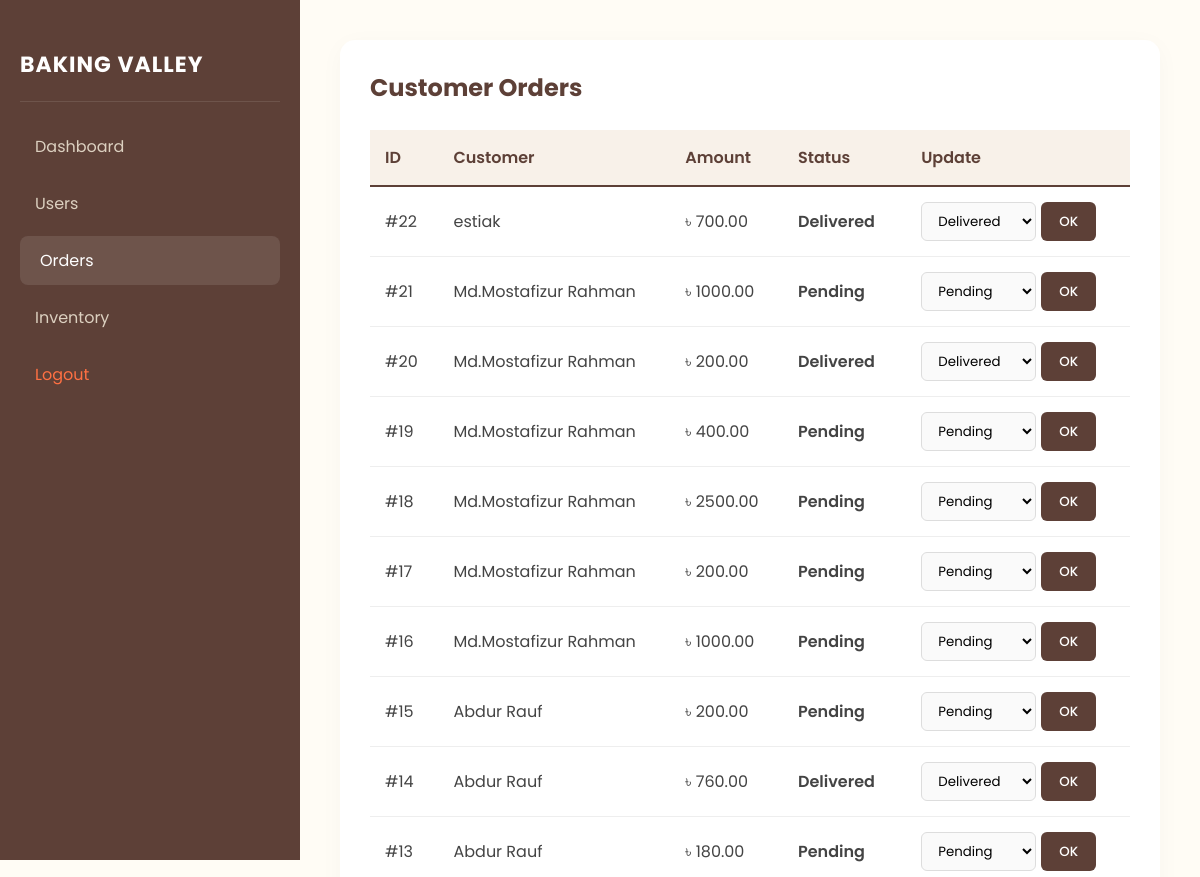
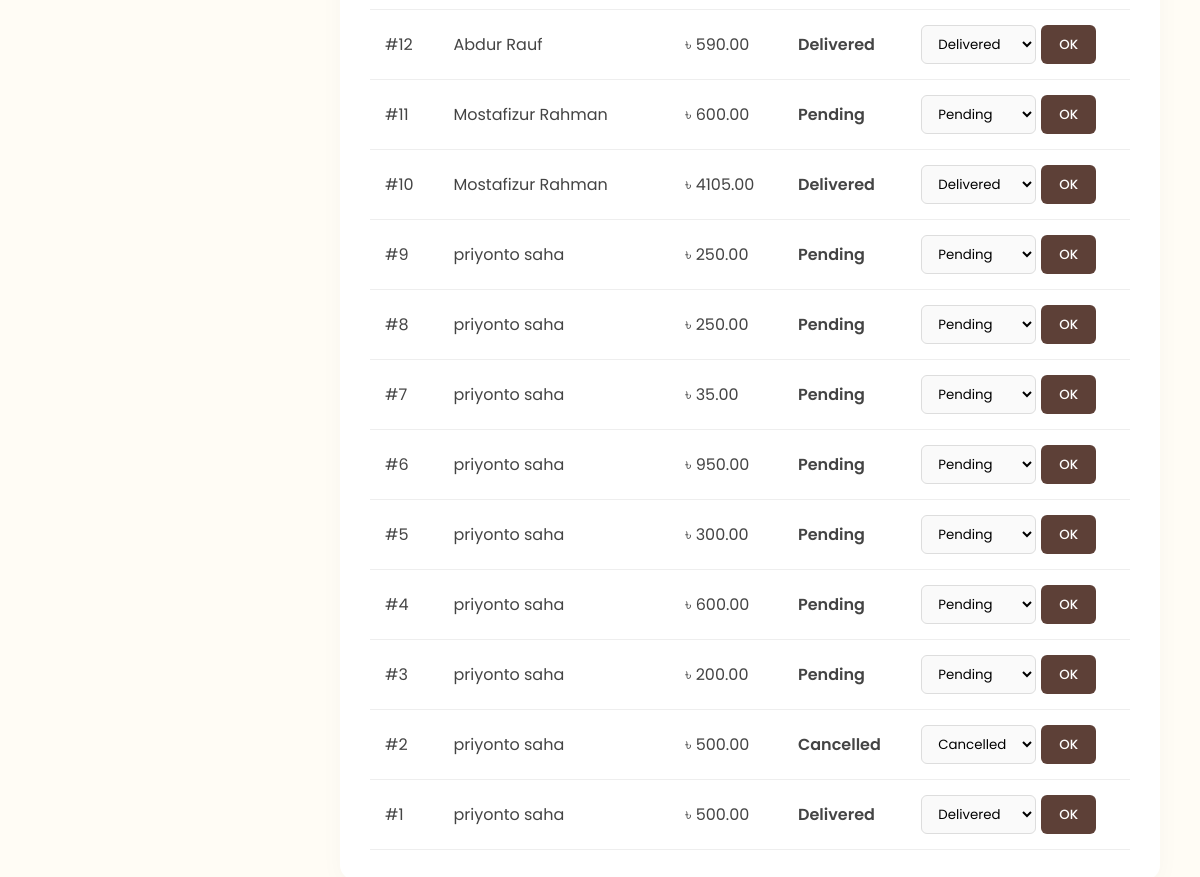
Page /View/customer_orders.php (signed in) on the committed database (2 pictures, top to bottom).
### tables this page shows
CREATE TABLE `orders` (
  `id` int(11) NOT NULL,
  `user_id` int(11) NOT NULL,
  `customer_name` varchar(255) NOT NULL,
  `total_amount` decimal(10,2) NOT NULL,
  `status` varchar(50) DEFAULT 'Pending',
  `created_at` timestamp NOT NULL DEFAULT current_timestamp(),
  `order_date` timestamp NOT NULL DEFAULT current_timestamp()
);

### View/customer_orders.php (the view, shortened to what this page needs)
<?php
include '../Model/db.php';
?>
<!DOCTYPE html>
<html>
<head>
    <link rel="stylesheet" href="../admin_style.css">
</head>
<body>
    <div class="sidebar">
        <h2>BAKING VALLEY</h2>
        <a href="admin.php">Dashboard</a>
        <a href="manage_users.php">Users</a>
        <a href="customer_orders.php" class="active">Orders</a>
        <a href="manage_inventory.php">Inventory</a>
        <a href="../Controller/logout.php" style="color:#ff7043">Logout</a>
    </div>
    <div class="main">
        <div class="card">
            <h2>Customer Orders</h2>
            <table class="order-table">
                <tr>
                    <th>ID</th>
                    <th>Customer</th>
                    <th>Amount</th>
                    <th>Status</th>
                    <th>Update</th>
                </tr>
                <?php
                $res = mysqli_query($conn, "SELECT * FROM orders ORDER BY id DESC");
                while($row = mysqli_fetch_assoc($res)) { ?>
                    <tr>
                        <td>#<?php echo $row['id']; ?></td>
                        <td><?php echo $row['customer_name']; ?></td>
                        <td>৳ <?php echo $row['total_amount']; ?></td>
                        <td><b><?php echo $row['status']; ?></b></td>
                        <td>
                            <form action="../Controller/update_status.php" method="POST" style="display:flex; gap:5px;">
                                <select name="status" class="status-select">
                                    <option value="Pending" <?php if($row['status']=='Pending') echo 'selected'; ?>>Pending</option>
                                    <option value="Delivered" <?php if($row['status']=='Delivered') echo 'selected'; ?>>Delivered</option>
                                    <option value="Cancelled" <?php if($row['status']=='Cancelled') echo 'selected'; ?>>Cancelled</option>
                                </select>
                                <button type="submit" name="update" class="btn">OK</button>
                            </form>
                        </td>
                    </tr>
                <?php } ?>
            </table>
        </div>
    </div>
</body>
</html>

### admin_style.css (style rules this page uses)
:root { --primary: #5d4037; --primary-hover: #4a332c; --bg: #fffcf5; --white: #ffffff; --border: #eeeeee; --text-muted: #dcd0c0; }
body { display: flex; margin: 0; font-family: 'Poppins', sans-serif; background: var(--bg); }
.sidebar { width: 260px; background: var(--primary); color: white; min-height: 100vh; padding: 30px 20px; position: fixed; }
.sidebar h2 { font-size: 22px; border-bottom: 1px solid rgba(255,255,255,0.1); padding-bottom: 20px; margin-bottom: 20px; letter-spacing: 1px; }
.sidebar a { display: block; color: var(--text-muted); padding: 12px 15px; text-decoration: none; border-radius: 8px; margin-bottom: 8px; transition: all 0.3s ease; }
.sidebar a:hover, .sidebar a.active { background: rgba(255,255,255,0.1); color: white; padding-left: 20px; }
.main { margin-left: 300px; padding: 40px; width: calc(100% - 300px); }
.card { background: var(--white); padding: 30px; border-radius: 15px; box-shadow: 0 5px 25px rgba(0,0,0,0.03); margin-bottom: 30px; }
.card h2 { color: var(--primary); margin-top: 0; margin-bottom: 25px; font-size: 24px; }
table { width: 100%; border-collapse: collapse; }
th { background: #f8f1e9; color: var(--primary); text-align: left; padding: 15px; font-weight: 600; border-bottom: 2px solid var(--primary); }
td { padding: 15px; border-bottom: 1px solid var(--border); color: #444; vertical-align: middle; }
.status-select { padding: 8px 12px; border-radius: 6px; border: 1px solid #ddd; font-family: 'Poppins', sans-serif; outline: none; background: #fafafa; }
.btn { background: var(--primary); color: white; padding: 8px 18px; border-radius: 6px; text-decoration: none; border: none; cursor: pointer; font-family: 'Poppins', sans-serif; font-weight: 500; transition: 0.3s; }
b { font-weight: 600; }

### rows in the picture
orders: id "22", customer_name "estiak", total_amount "700.00", status "Delivered"
orders: id "21", customer_name "Md.Mostafizur Rahman", total_amount "1000.00", status "Pending"
orders: id "20", customer_name "Md.Mostafizur Rahman", total_amount "200.00", status "Delivered"
orders: id "19", customer_name "Md.Mostafizur Rahman", total_amount "400.00", status "Pending"
orders: id "18", customer_name "Md.Mostafizur Rahman", total_amount "2500.00", status "Pending"
orders: id "17", customer_name "Md.Mostafizur Rahman", total_amount "200.00", status "Pending"
orders: id "16", customer_name "Md.Mostafizur Rahman", total_amount "1000.00", status "Pending"
orders: id "15", customer_name "Abdur Rauf", total_amount "200.00", status "Pending"
orders: id "14", customer_name "Abdur Rauf", total_amount "760.00", status "Delivered"
orders: id "13", customer_name "Abdur Rauf", total_amount "180.00", status "Pending"
orders: id "12", customer_name "Abdur Rauf", total_amount "590.00", status "Delivered"
orders: id "11", customer_name "Mostafizur Rahman", total_amount "600.00", status "Pending"
orders: id "10", customer_name "Mostafizur Rahman", total_amount "4105.00", status "Delivered"
orders: id "9", customer_name "priyonto saha", total_amount "250.00", status "Pending"
orders: id "8", customer_name "priyonto saha", total_amount "250.00", status "Pending"
orders: id "7", customer_name "priyonto saha", total_amount "35.00", status "Pending"
orders: id "6", customer_name "priyonto saha", total_amount "950.00", status "Pending"
orders: id "5", customer_name "priyonto saha", total_amount "300.00", status "Pending"
orders: id "4", customer_name "priyonto saha", total_amount "600.00", status "Pending"
orders: id "3", customer_name "priyonto saha", total_amount "200.00", status "Pending"
orders: id "2", customer_name "priyonto saha", total_amount "500.00", status "Cancelled"
orders: id "1", customer_name "priyonto saha", total_amount "500.00", status "Delivered"
